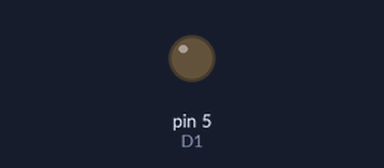
This sketch was run on a simulated Arduino Uno, built with avr-gcc and run on an emulated ATmega328P. Shown: output pins drawn as LEDs (lit = HIGH).

Above: at 0.1 s.
At 18.1 s:
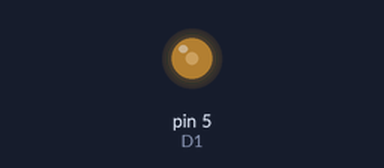
At 36.2 s:
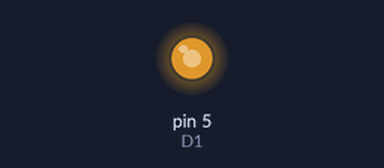
Timing chart, 0 to 40.0 s (numbered marks = the images above):
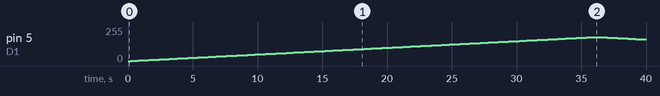

Measured:
- by itself, pin 5 (D1): rises from 0/255 to 180/255 in 35.8 s, then falls to 162/255 in 3.8 s

The sketch:

pwm_sweap.ino
```cpp
#define D0 16
#define D1 5
#define D2 4
#define D3 0
#define D4 2
#define D5 14
#define D6 12
#define D7 13
#define D8 16


#define DI_odleglosc 2
int pos = 0;

void setup() {
  // put your setup code here, to run once:
  pinMode(D1, OUTPUT);

}

void loop() {
  for (pos = 0; pos <= 180; pos += 1) { // goes from 0 degrees to 180 degrees
    // in steps of 1 degree
    analogWrite(D1,pos);              // tell servo to go to position in variable 'pos'
    delay(200);                       // waits 15ms for the servo to reach the position
  }
  for (pos = 180; pos >= 0; pos -= 1) { // goes from 180 degrees to 0 degrees
    analogWrite(D1,pos);              // tell servo to go to position in variable 'pos'
    delay(200);                       // waits 15ms for the servo to reach the position
  }

}
```
